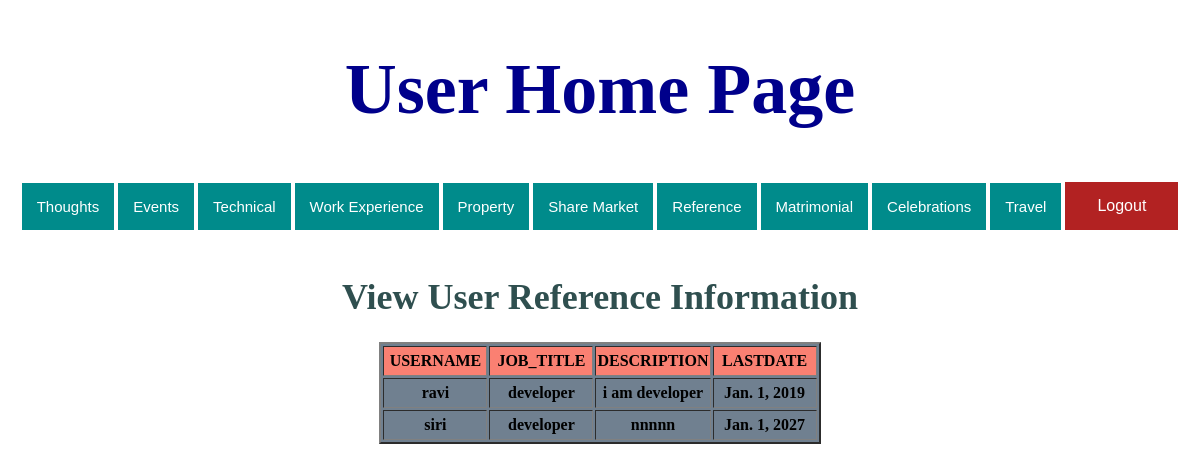
/viewreference/, run on the app's committed database.
### cewn/models.py (models this page shows)
class Reference(models.Model):
    username = models.CharField(max_length=30)
    job_title = models.CharField(max_length=30)
    description = models.TextField()
    last_date = models.DateField()

### templates/Userview/viewreference.html (shortened to what this page needs)
<!DOCTYPE html>
<html lang="en">
<head>
</head>
<body>
{% include "Userview/usermenu.html" %}<BR>
<h1 style="font-size:3vw"; align="center" ><font color="#2f4f4f">View User Reference Information</font></h1>
{% if object_list %}
<table align="center" border="2" bgcolor="#708090">
    <tr bgcolor="#fa8072" height="30">
        <th width="100">USERNAME</th>
        <th width="100">JOB_TITLE</th>
        <th width="100">DESCRIPTION</th>
        <th width="100">LASTDATE</th>
    </tr>
    {% for x in object_list %}
        <tr height="30">
        <th width="100">{{x.username}}</th>
        <th width="100">{{ x.job_title}}</th>
        <th width="100">{{ x.description}}</th>
        <th width="100">{{ x.last_date}}</th>
        </tr>
    {% endfor %}
</table>
{% else %}
<h3 align="center"><font color="#8a2be2">No Information Available</font> </h3>
{% endif %}
</body>
</html>

### data on the page
Reference: username "ravi", job_title "developer", description "i am developer", last_date "Jan. 1, 2019"
Reference: username "siri", job_title "developer", description "nnnnn", last_date "Jan. 1, 2027"
